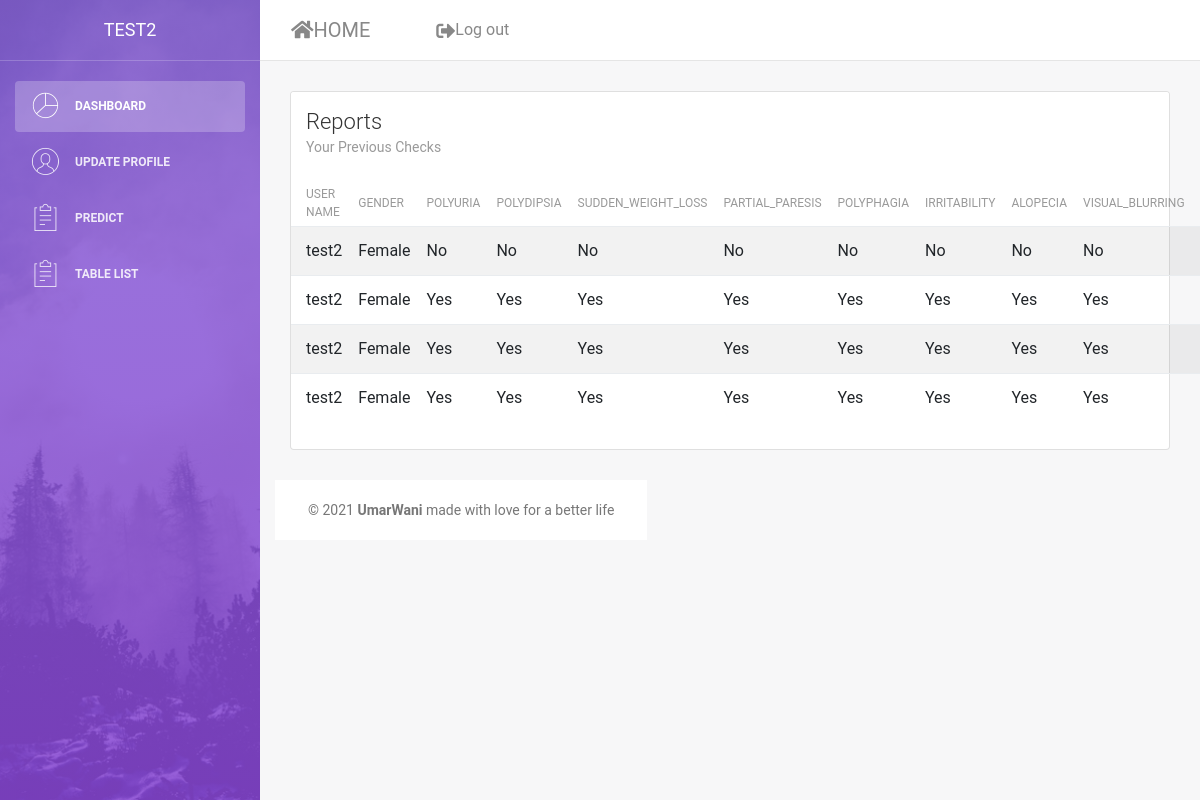
/myTable/ (signed in), run on the app's committed database.
### accounts/models.py (models this page shows, shortened)
class Prediction(models.Model):
    VAL_CHOICES = (
        (1, 'Yes'),
        (0, 'No'),
        (2, 'Select'),
    )
    patient = models.ForeignKey(User, null=True, on_delete= models.SET_NULL)
    Gender = models.IntegerField(choices = GENDER_CHOICES,default=2)
    Polyuria = models.IntegerField(choices=VAL_CHOICES,default=2)
    Polydipsia = models.IntegerField(choices=VAL_CHOICES,default=2)
    Sudden_weight_loss = models.IntegerField(choices=VAL_CHOICES,default=2)
    Partial_paresis = models.IntegerField(choices=VAL_CHOICES,default=2)
    Polyphagia = models.IntegerField(choices=VAL_CHOICES,default=2)
    Irritability = models.IntegerField(choices=VAL_CHOICES,default=2)
    Alopecia = models.IntegerField(choices=VAL_CHOICES,default=2)
    Visual_blurring = models.IntegerField(choices=VAL_CHOICES,default=2)
    Weakness = models.IntegerField(choices=VAL_CHOICES,default=2)
    Prediction = models.CharField(max_length=3, null=True)

class Profile(models.Model):
    user = models.OneToOneField(User, on_delete=models.CASCADE)
    age  = models.IntegerField( null=True, blank=True)
    gender = models.IntegerField(choices=GENDER_CHOICES,default=2)

### accounts/views.py (the view)
# urls.py: path('myTable/', views.myTable, name = 'myTable'),
@login_required(login_url='/signin/')
def myTable(request):
    info = Prediction.objects.filter(patient__id=request.user.id)
    context={
             'info':info
    }
    return render(request, 'myTable.html', context)

### templates/myTable.html (shortened to what this page needs)
{% load static %}
<!DOCTYPE html>
<html lang="en">
<head>
    <link rel="stylesheet" href="https://cdnjs.cloudflare.com/ajax/libs/font-awesome/5.15.2/css/all.min.css" />
    <link href="https://cdnjs.cloudflare.com/ajax/libs/twitter-bootstrap/4.5.2/css/bootstrap.css" rel="stylesheet" type="text/css"/>
    <link rel="stylesheet" href="https://maxcdn.bootstrapcdn.com/font-awesome/latest/css/font-awesome.min.css" />
    <link href="{% static 'css/bootstrap.min.css' %}" rel="stylesheet" />
    <link href="{% static 'css/light-bootstrap-dashboard.css' %} " rel="stylesheet" />
</head>
<body>
    <div class="wrapper">
        <div class="sidebar" data-image="{% static 'images/sidebar-5.jpg' %}">
            <div class="sidebar-wrapper">
                <div class="logo">
                    <a href="{% url 'accounts:dashboard' %}" class="simple-text">
                        {{request.user}}
                    </a>
                </div>
                <ul class="nav">
                    <li class="nav-item active">
                        <a class="nav-link" href="{% url 'accounts:dashboard' %}">
                            <i class="nc-icon nc-chart-pie-35"></i>
                            <p>Dashboard</p>
                        </a>
                    </li>
                    <li>
                        <a class="nav-link" href="{% url 'accounts:profile' %}">
                            <i class="nc-icon nc-circle-09"></i>
                            <p>Update Profile</p>
                        </a>
                    </li>
                    <li>
                        <a class="nav-link" href="{% url 'accounts:predict' %}">
                            <i class="nc-icon nc-notes"></i>
                            <p>Predict</p>
                        </a>
                    </li>
                    <li>
                        <a class="nav-link" href="{% url 'accounts:myTable' %}">
                            <i class="nc-icon nc-notes"></i>
                            <p>Table List</p>
                        </a>
                    </li>
                </ul>
            </div>
        </div>
        <div class="main-panel">
            <nav class="navbar navbar-expand-lg " color-on-scroll="500">
                <div class="container-fluid">
                    <a class="navbar-brand" href="{% url 'accounts:home' %}"> <i class="fas fa-home"></i>HOME </a>
                    <div class="collapse navbar-collapse justify-content-end" id="navigation">
                        <ul class="nav navbar-nav mr-auto">
                            <li class="nav-item ml-5">
                                <a class="nav-link" href="{% url 'accounts:signout' %}">
                                    <i class="fas fa-sign-out-alt"></i>
                                    <span class="no-icon">Log out</span>
                                </a>
                            </li>
                        </ul>
                    </div>
                </div>
            </nav>
            <div class="content">
                <div class="container-fluid">
                    <div class="row">
                        <div class="col-md-12">
                            <div class="card strpied-tabled-with-hover">
                                <div class="card-header ">
                                    <h4 class="card-title">Reports</h4>
                                    <p class="card-category">Your Previous Checks</p>
                                </div>
                                <div class="card-body table-full-width table-responsive">
                                    <table class="table table-hover table-striped">
                                        <thead>
                                            <th>User Name</th>
                                            <th>Gender</th>
                                            <th>Polyuria</th>
                                            <th>Polydipsia</th>
                                            <th>Sudden_weight_loss</th>
                                            <th>Partial_paresis</th>
                                            <th>Polyphagia</th>
                                            <th>Irritability</th>
                                            <th>Alopecia</th>
                                            <th>Visual_blurring</th>
                                            <th>Weakness</th>
                                        </thead>
                                        <tbody>
                                            {% for i in info%}
                                            <tr>
                                                <td>{{i.patient}}</td>
                                                <td>{{user.profile.get_gender_display}}</td>
                                                <td>{{i.get_Polyuria_display}}</td>
                                                <td>{{i.get_Polydipsia_display}}</td>
                                                <td>{{i.get_Sudden_weight_loss_display}}</td>
                                                <td>{{i.get_Partial_paresis_display}}</td>
                                                <td>{{i.get_Polyphagia_display}}</td>
                                                <td>{{i.get_Irritability_display}}</td>
                                                <td>{{i.get_Alopecia_display}}</td>
                                                <td>{{i.get_Visual_blurring_display}}</td>
                                                <td>{{i.get_Weakness_display}}</td>
                                            </tr>
                                            {% endfor %}
                                        </tbody>
                                    </table>
                                </div>
                            </div>
                        </div>
            <footer class="footer">
                <div class="container-fluid">
                    <nav>
                        <p class="copyright text-center">
                            ©
                            <strong>UmarWani</strong> made with love for a better life
                        </p>
                    </nav>
                </div>
            </footer>
        </div>
    </div>
</body>
</html>

### data on the page
Prediction: patient "test2", Polyuria "No", Polydipsia "No", Sudden_weight_loss "No", Partial_paresis "No", Polyphagia "No", Irritability "No", Alopecia "No", Visual_blurring "No"
Prediction: patient "test2", Polyuria "Yes", Polydipsia "Yes", Sudden_weight_loss "Yes", Partial_paresis "Yes", Polyphagia "Yes", Irritability "Yes", Alopecia "Yes", Visual_blurring "Yes"
Prediction: patient "test2", Polyuria "Yes", Polydipsia "Yes", Sudden_weight_loss "Yes", Partial_paresis "Yes", Polyphagia "Yes", Irritability "Yes", Alopecia "Yes", Visual_blurring "Yes"
Prediction: patient "test2", Polyuria "Yes", Polydipsia "Yes", Sudden_weight_loss "Yes", Partial_paresis "Yes", Polyphagia "Yes", Irritability "Yes", Alopecia "Yes", Visual_blurring "Yes"

### other printed values
{{ request.user }} "TEST2"
{{ user.profile.get_gender_display }} "Female"
